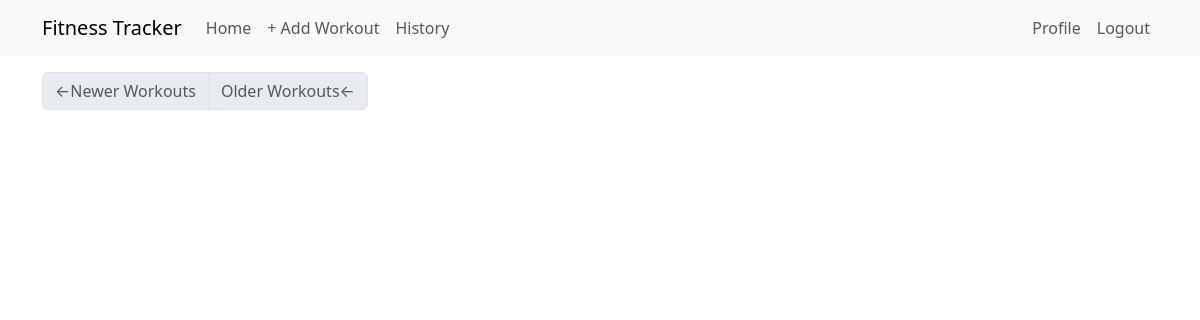
The app's page /history (signed in), older data.
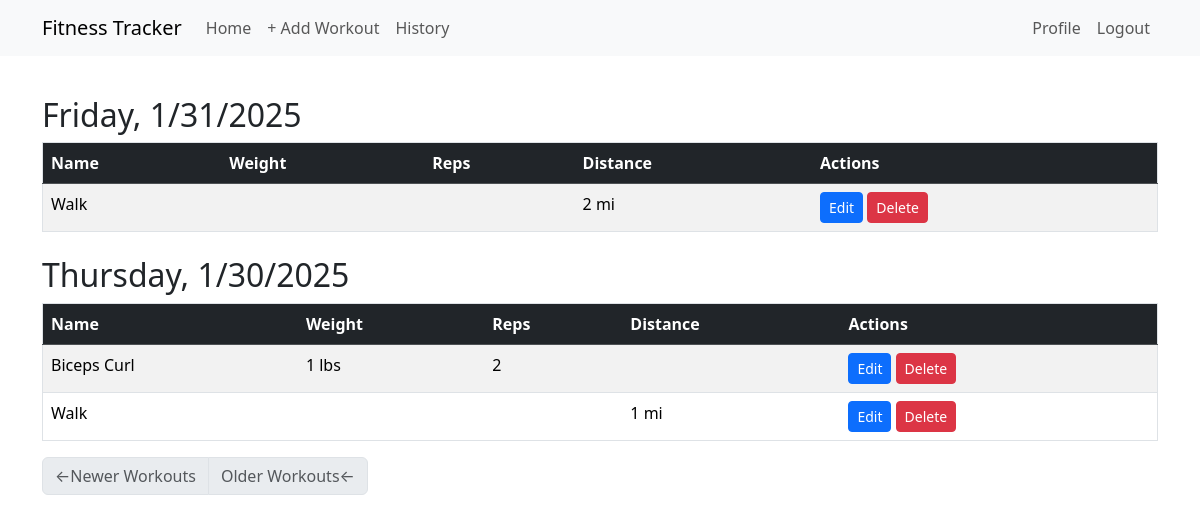
The same page, newer data.
### app/models.py (models this page shows, shortened)
class Workout(db.Model):
    id: Mapped[int] = mapped_column(primary_key=True)
    date: Mapped[datetime] = mapped_column(index=True, default=lambda: datetime.now(timezone.utc))
    user_id: Mapped[int] = mapped_column(ForeignKey(User.id), index=True)
    user: Mapped[User] = relationship(back_populates='workouts')
    exercises: Mapped[List["Exercise"]] = relationship(secondary='workout_exercise', back_populates="workouts")

class Exercise(db.Model):
    id: Mapped[int] = mapped_column(primary_key=True)
    name: Mapped[str] = mapped_column(String(64), index=True)
    exercise_type: Mapped[str] = mapped_column(String(64))
    reps: Mapped[int] = mapped_column(Integer, nullable=True, default=None)
    weight: Mapped[int] = mapped_column(Integer, nullable=True, default=None)
    distance: Mapped[int] = mapped_column(Integer, nullable=True, default=None)
    workouts: Mapped[List['Workout']] = relationship(secondary='workout_exercise', back_populates='exercises')

### app/routes.py (the view)
@app.route('/history')
@login_required
def history():
    if not current_user.is_authenticated:
        return redirect(url_for('index'))
    page = request.args.get('page', 1, type=int)
    query = current_user.workouts.order_by(Workout.date.desc())
    workouts = db.paginate(query, page=page, per_page=app.config['WORKOUTS_PER_PAGE'], error_out=False)
    next_url = url_for('history', page=workouts.next_num) \
        if workouts.has_next else None
    prev_url = url_for('history', page=workouts.prev_num) \
        if workouts.has_prev else None
    return render_template('history.html', workouts=workouts.items, next_url=next_url, prev_url=prev_url)

### app/models.py (called while the page is built)
@login.user_loader
def load_user(id):
    return db.session.get(User, int(id))

### app/routes.py (called while the page is built)
@app.before_request
def before_request():
    if current_user.is_authenticated:
        current_user.last_seen = datetime.now(timezone.utc)
        db.session.commit()

### app/templates/history.html
{% extends "base.html" %} {% block content %}
{% include '_workout.html' %}
<nav aria-label="Post navigation">
  <ul class="pagination">
    <li class="page-item{% if not prev_url %} disabled{% endif %}">
      <a class="page-link" href="{{ prev_url }}">
        <span aria-hidden="true">&larr;</span>Newer Workouts
      </a>
    </li>
    <li class="page-item{% if not next_url %} disabled{% endif %}">
      <a class="page-link" href="{{ next_url }}">
        Older Workouts<span aria-hidden="true">&larr;</span>
      </a>
    </li>
  </ul>
</nav>
{% endblock %}

### app/templates/_workout.html (shortened to what this page needs)
<div class="table-responsive">
  {% set grouped_workouts = {} %}
  {% for date, workouts_on_date in grouped_workouts.items() %}
      <table class="table table-striped table-hover border">
        <thead class="table-dark">
          <tr>
            <th scope="col">Name</th>
            <th scope="col">Weight</th>
            <th scope="col">Reps</th>
            <th scope="col">Distance</th>
            <th scope="col">Actions</th>
          </tr>
        </thead>
        <h2 class="mt-4">{{ moment(date, local=True).format('dddd') }}, {{ moment(date, local=True).format('l') }}</h2>
        <tbody>
          {% for workout in workouts_on_date %}
          <tr>
            <td>{{ workout.exercises[0].name }}</td>
            <td>{{ workout.exercises[0].weight ~ ' lbs' if workout.exercises[0].weight is not none else '' }}</td>
            <td>{{ workout.exercises[0].reps or "" }}</td>
            <td>{{ workout.exercises[0].distance ~ ' mi' if workout.exercises[0].distance is not none else '' }}</td>
            <td>
              <a
                href="{{ url_for('edit_workout', workout_id=workout.id) }}"
                class="btn btn-primary btn-sm"
              >
                Edit
              </a>
              <a
                href="{{ url_for('delete_workout', workout_id=workout.id) }}"
                class="btn btn-danger btn-sm"
              >
                Delete
              </a>
            </td>
          </tr>
          {% endfor %} {% endfor %}
        </tbody>
      </table>
</div>

Row changes from the older to the newer data that the page shows:
added Workout: date "Friday", date "1/31/2025", name "Walk", distance "2 mi"
added Workout: date "Thursday", date "1/30/2025", name "Biceps Curl", weight "1 lbs", reps "2"
added Workout: name "Walk", distance "1 mi", shown under "Thursday"
Text that changed along with them:
new list line: "Name Weight Reps Distance Actions ,"
